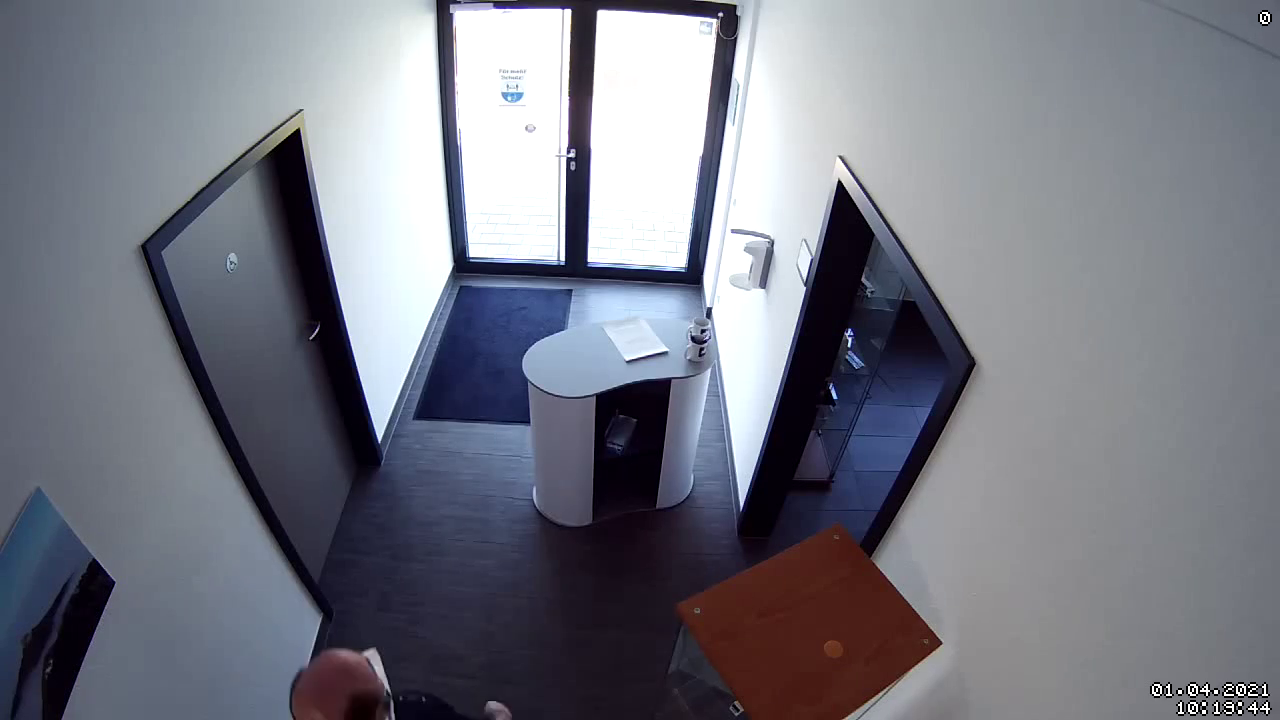
#> input picture frame 19 of variphi/zone-guard/video2.mp4, 1280 x 720 px
$ python draw_zones.py
#> lines starting #> are read from the running program, lines starting #| are printed output that depends on the picture
import cv2
import json
import numpy as np
import tkinter as tk
from tkinter import simpledialog

# Load config
try:
    with open("config.json", "r") as f:
        config = json.load(f)
    video_source = config.get("video_source", "video2.mp4")
except FileNotFoundError:
    video_source = "video2.mp4"

zones = []
zone_labels = []
current_zone = []

def get_zone_label():
    """Get zone label from user via dialog"""
    root = tk.Tk()
    root.withdraw()  # Hide the main window
    label = simpledialog.askstring("Zone Label", "Enter zone label (e.g., 'Restricted Area 1'):")
    root.destroy()
    return label if label else f"Zone {len(zones) + 1}"

def click_event(event, x, y, flags, param):
    global current_zone, zones, zone_labels
    if event == cv2.EVENT_LBUTTONDOWN:
        current_zone.append([x, y])
        print(f"Added point: ({x}, {y})")
    elif event == cv2.EVENT_RBUTTONDOWN:  # Right click to finish polygon
        if len(current_zone) >= 3:  # Minimum 3 points for polygon
            label = get_zone_label()
            if label:  # Only add if user provided a label
                zones.append(current_zone.copy())
                zone_labels.append(label)
                print(f"Zone '{label}' created with {len(current_zone)} points")
                current_zone = []
        else:
            print("Need at least 3 points to create a zone")

def load_existing_zones():
    """Load existing zones if available"""
    global zones, zone_labels
    try:
        with open("zones.json", "r") as f:
            zones_data = json.load(f)
            if isinstance(zones_data, dict):
                zones = zones_data.get("zones", [])
                zone_labels = zones_data.get("labels", [])
            else:
                zones = zones_data
                zone_labels = [f"Zone {i+1}" for i in range(len(zones))]
        print(f"Loaded {len(zones)} existing zones")
    except FileNotFoundError:
        print("No existing zones found. Starting fresh.")

def main():
    global zones, zone_labels, current_zone

    # Load existing zones
    load_existing_zones()

    # Load video frame
    cap = cv2.VideoCapture(video_source)
    ret, frame = cap.read()
#> frame is the input picture: shape (720, 1280, 3); mean B, G, R 130.8, 120.3, 118.3
    cap.release()

    if not ret:
        print(f"Error: Could not read video from {video_source}")
        return

    cv2.namedWindow("Draw Zones - Zone Guard")
    cv2.setMouseCallback("Draw Zones - Zone Guard", click_event)

    print("=== Zone Drawing Instructions ===")
    print("Left Click: Add point to current zone")
    print("Right Click: Finish current zone (min 3 points)")
    print("'q': Quit and save zones")
    print("'c': Clear current zone")
    print("'r': Reset all zones")
    print("================================")

    while True:
        temp_frame = frame.copy()

        # Draw completed zones
        for i, (poly, label) in enumerate(zip(zones, zone_labels)):
            pts = np.array(poly, dtype=np.int32).reshape((-1, 1, 2))
            cv2.polylines(temp_frame, [pts], True, (255, 0, 0), 2)

            # Add zone label
            if len(poly) > 0:
                center_x = sum(p[0] for p in poly) // len(poly)
                center_y = sum(p[1] for p in poly) // len(poly)
                cv2.putText(temp_frame, label, (center_x-20, center_y),
                           cv2.FONT_HERSHEY_SIMPLEX, 0.6, (255, 0, 0), 2)

        # Draw current zone being created
        if current_zone:
            pts = np.array(current_zone, dtype=np.int32).reshape((-1, 1, 2))
            cv2.polylines(temp_frame, [pts], False, (0, 255, 0), 2)

            # Draw points
            for point in current_zone:
                cv2.circle(temp_frame, tuple(point), 3, (0, 255, 0), -1)

        # Add instructions to frame
        cv2.putText(temp_frame, "Left Click: Add Point | Right Click: Finish Zone | Q: Quit",
                   (10, 30), cv2.FONT_HERSHEY_SIMPLEX, 0.5, (255, 255, 255), 1)
        cv2.putText(temp_frame, f"Zones: {len(zones)} | Current Points: {len(current_zone)}",
                   (10, 50), cv2.FONT_HERSHEY_SIMPLEX, 0.5, (255, 255, 255), 1)
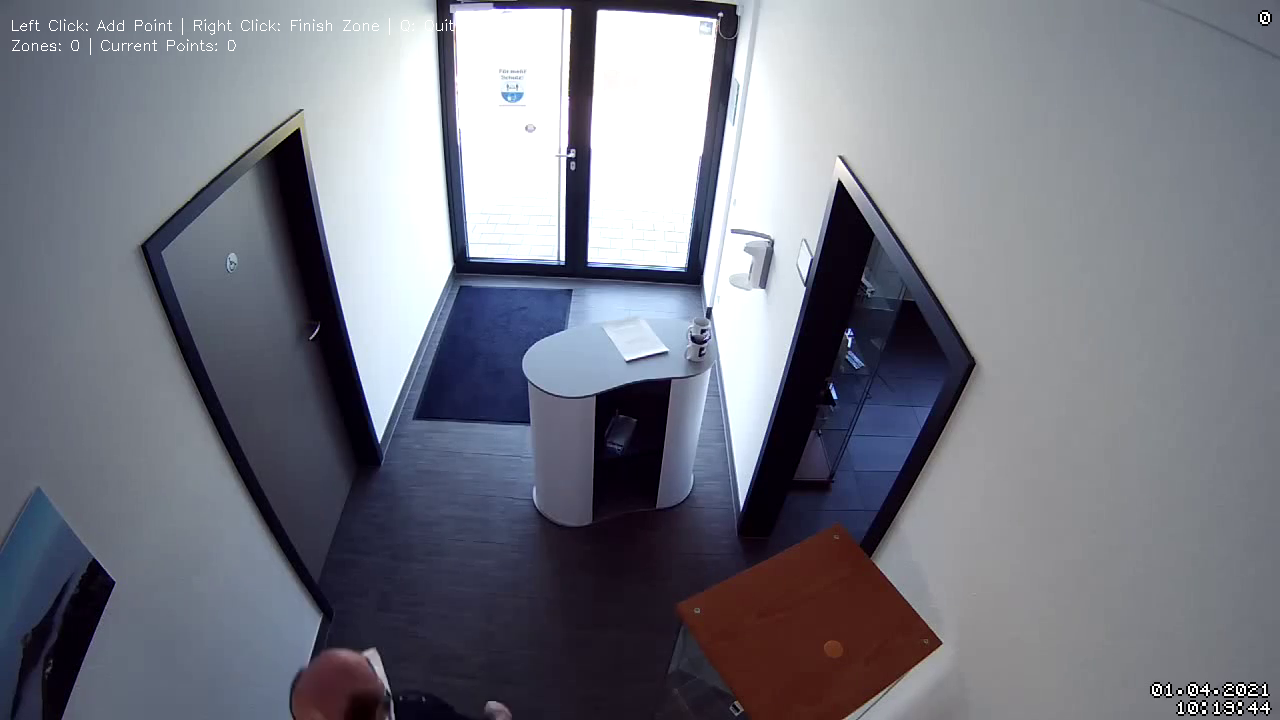
#> temp_frame: shape (720, 1280, 3); mean B, G, R 131, 120.4, 118.5

        cv2.imshow("Draw Zones - Zone Guard", temp_frame)
        key = cv2.waitKey(1) & 0xFF
#> (key q is pressed here)

        if key == ord("q"):  # Press 'q' to quit and save zones
            break
        elif key == ord("c"):  # Clear current zone
            current_zone = []
            print("Current zone cleared")
        elif key == ord("r"):  # Reset all zones
            zones = []
            zone_labels = []
            current_zone = []
            print("All zones reset")

    cv2.destroyAllWindows()

    # Save zones to JSON
    zones_data = {
        "zones": zones,
        "labels": zone_labels
    }

    with open("zones.json", "w") as f:
        json.dump(zones_data, f, indent=4)

    print(f"\n=== Zone Drawing Complete ===")
    print(f"{len(zones)} zones saved to zones.json")
    for i, label in enumerate(zone_labels):
        print(f"Zone {i+1}: {label} ({len(zones[i])} points)")

if __name__ == "__main__":
    main()

$ run again, starting later in the video
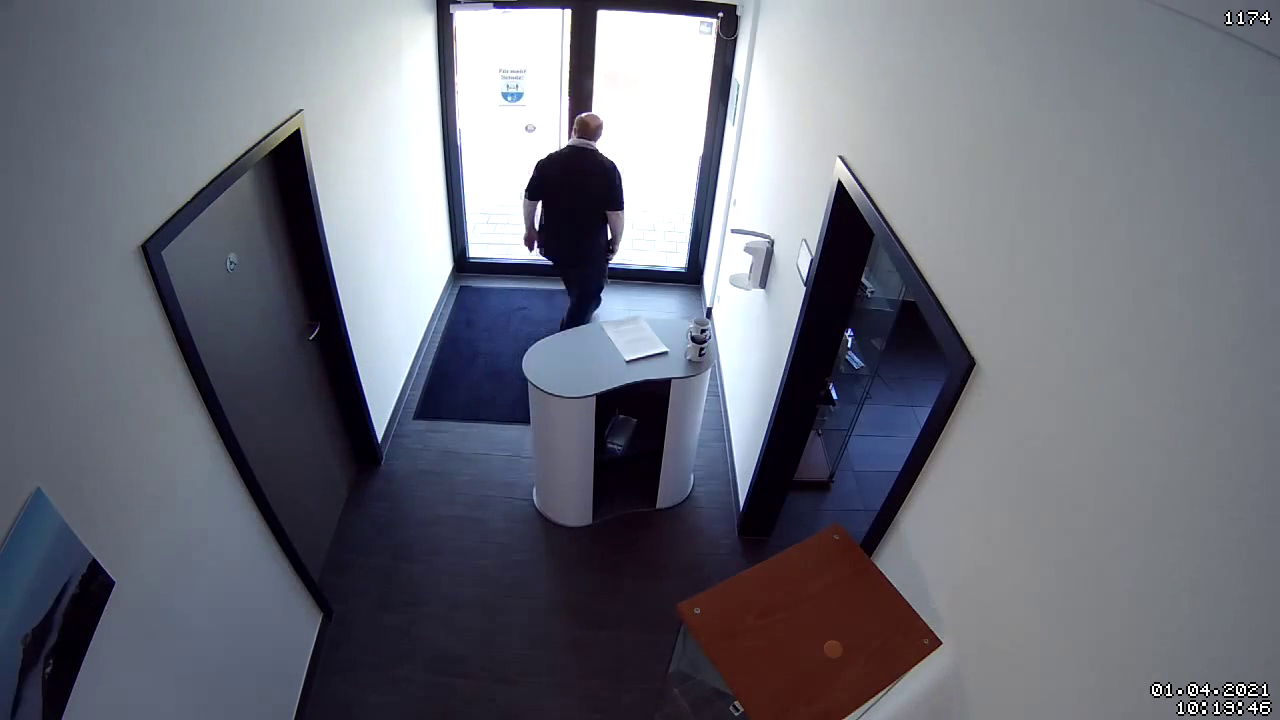
#> input picture frame 85 of variphi/zone-guard/video2.mp4, 1280 x 720 px
#> in main, frame is the input picture: shape (720, 1280, 3); mean B, G, R 121, 110.3, 108
#> in main, `cv2.putText(temp_frame, f"Zones: {len(zones)} | Current Points: {len(c..`:
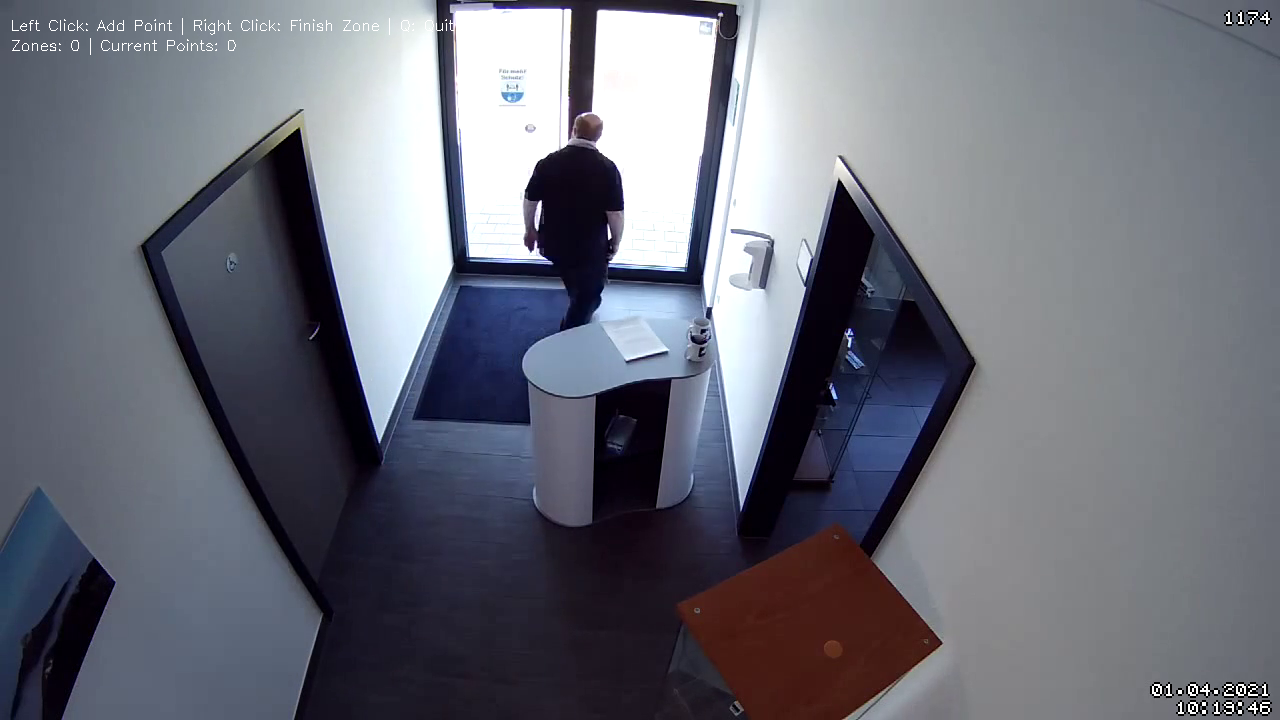
#> temp_frame: shape (720, 1280, 3); mean B, G, R 121.2, 110.5, 108.2

$ run again, starting later in the video
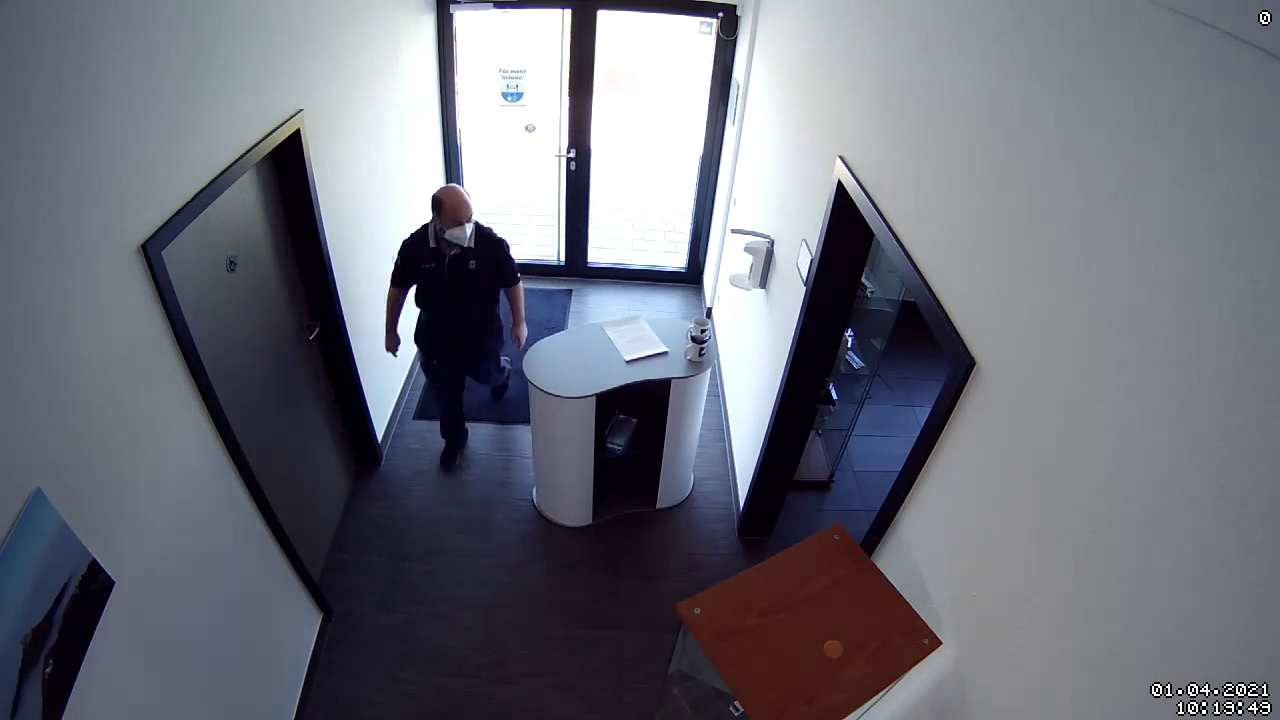
#> input picture frame 152 of variphi/zone-guard/video2.mp4, 1280 x 720 px
#> in main, frame is the input picture: shape (720, 1280, 3); mean B, G, R 121.8, 111.5, 109.3
#> in main, `cv2.putText(temp_frame, f"Zones: {len(zones)} | Current Points: {len(c..`:
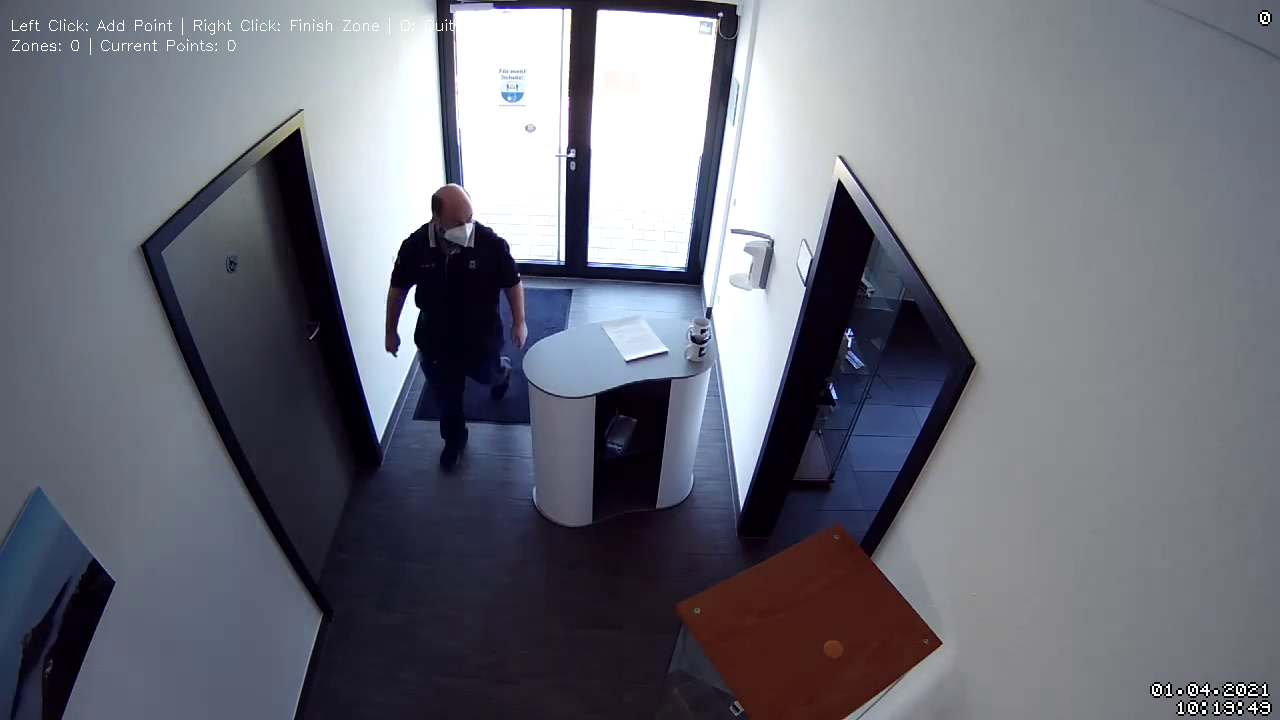
#> temp_frame: shape (720, 1280, 3); mean B, G, R 122, 111.6, 109.5
